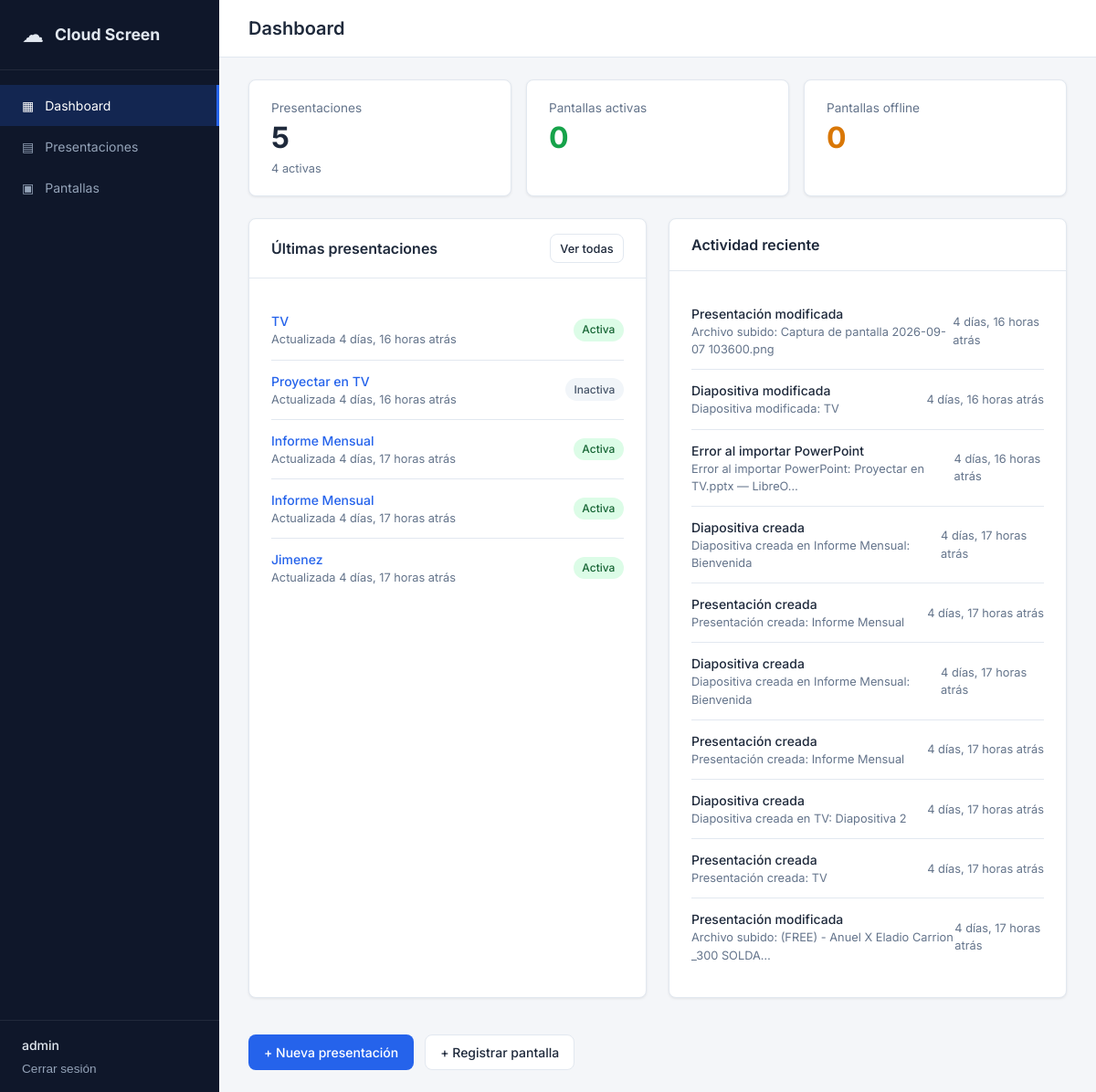
The app's page / (signed in) with its own data.
### app/presentations/models.py (models this page shows, shortened)
class Presentation(models.Model):
    class Status(models.TextChoices):
        ACTIVE = "active", "Activa"
        INACTIVE = "inactive", "Inactiva"
    class SourceType(models.TextChoices):
        MANUAL = "manual", "Manual"
        POWERPOINT = "powerpoint", "PowerPoint"
    name = models.CharField("Nombre", max_length=200)
    description = models.TextField("Descripción", blank=True)
    status = models.CharField(
        max_length=20,
        choices=Status.choices,
        default=Status.ACTIVE,
    )
    token = models.CharField(max_length=64, unique=True, default=generate_presentation_token, editable=False)
    source_type = models.CharField(
        max_length=20,
        choices=SourceType.choices,
        default=SourceType.MANUAL,
    )
    created_by = models.ForeignKey(
        settings.AUTH_USER_MODEL,
        on_delete=models.SET_NULL,
        null=True,
        blank=True,
        related_name="presentations",
    )
    created_at = models.DateTimeField(auto_now_add=True)
    updated_at = models.DateTimeField(auto_now=True)
    class Meta:
        ordering = ["-updated_at"]
        verbose_name = "Presentación"
        verbose_name_plural = "Presentaciones"

### app/core/models.py (models this page shows, shortened)
class EventLog(models.Model):
    class EventType(models.TextChoices):
        PRESENTATION_CREATED = "presentation_created", "Presentación creada"
        PRESENTATION_UPDATED = "presentation_updated", "Presentación modificada"
        PRESENTATION_DELETED = "presentation_deleted", "Presentación eliminada"
        PRESENTATION_DUPLICATED = "presentation_duplicated", "Presentación duplicada"
        PRESENTATION_TOGGLED = "presentation_toggled", "Estado de presentación cambiado"
        PRESENTATION_IMPORTED = "presentation_imported", "Presentación importada desde PowerPoint"
        PRESENTATION_IMPORT_FAILED = "presentation_import_failed", "Error al importar PowerPoint"
        SLIDE_CREATED = "slide_created", "Diapositiva creada"
        SLIDE_UPDATED = "slide_updated", "Diapositiva modificada"
        SLIDE_DELETED = "slide_deleted", "Diapositiva eliminada"
        SLIDE_REORDERED = "slide_reordered", "Diapositivas reordenadas"
        SCREEN_CONNECTED = "screen_connected", "Pantalla conectada"
        SCREEN_DISCONNECTED = "screen_disconnected", "Pantalla desconectada"
        SCREEN_PRESENTATION_CHANGED = "screen_presentation_changed", "Cambio de presentación en pantalla"
    event_type = models.CharField(max_length=50, choices=EventType.choices)
    message = models.TextField()
    user = models.ForeignKey(
        settings.AUTH_USER_MODEL,
        on_delete=models.SET_NULL,
        null=True,
        blank=True,
        related_name="event_logs",
    )
    presentation = models.ForeignKey(
        "presentations.Presentation",
        on_delete=models.SET_NULL,
        null=True,
        blank=True,
        related_name="event_logs",
    )
    screen = models.ForeignKey(
        "screens.Screen",
        on_delete=models.SET_NULL,
        null=True,
        blank=True,
        related_name="event_logs",
    )
    metadata = models.JSONField(default=dict, blank=True)
    created_at = models.DateTimeField(auto_now_add=True)
    class Meta:
        ordering = ["-created_at"]
        verbose_name = "Registro de evento"
        verbose_name_plural = "Registros de eventos"

### app/core/views.py (the view)
# urls.py: path("", views.dashboard, name="dashboard"),
@login_required
def dashboard(request):
    stats = DashboardService.get_stats()
    return render(request, "core/dashboard.html", {"stats": stats})

### app/core/services/dashboard_service.py (called while the page is built)
    @staticmethod
    def get_stats():
        now = timezone.now()
        offline_threshold = now - timezone.timedelta(seconds=60)
        presentations = Presentation.objects.all()
        screens = Screen.objects.all()
        connected_screens = screens.filter(
            Q(status=Screen.Status.CONNECTED)
            | Q(last_seen__gte=offline_threshold)
        ).distinct()
        return {
            "total_presentations": presentations.count(),
            "active_presentations": presentations.filter(status=Presentation.Status.ACTIVE).count(),
            "connected_screens": connected_screens.count(),
            "offline_screens": screens.count() - connected_screens.count(),
            "recent_presentations": presentations.order_by("-updated_at")[:5],
            "recent_events": EventLog.objects.select_related("user", "presentation", "screen")[:10],
        }

### templates/core/dashboard.html
{% extends "base.html" %}
{% block page_title %}Dashboard{% endblock %}
{% block content %}
<div class="stats-grid">
    <div class="stat-card">
        <div class="stat-label">Presentaciones</div>
        <div class="stat-value">{{ stats.total_presentations }}</div>
        <div class="stat-meta">{{ stats.active_presentations }} activas</div>
    </div>
    <div class="stat-card stat-success">
        <div class="stat-label">Pantallas activas</div>
        <div class="stat-value">{{ stats.connected_screens }}</div>
    </div>
    <div class="stat-card stat-warning">
        <div class="stat-label">Pantallas offline</div>
        <div class="stat-value">{{ stats.offline_screens }}</div>
    </div>
</div>
<div class="grid-2">
    <div class="card">
        <div class="card-header">
            <h2>Últimas presentaciones</h2>
            <a href="{% url 'presentations:list' %}" class="btn btn-sm btn-outline">Ver todas</a>
        </div>
        <div class="card-body">
            {% if stats.recent_presentations %}
            <ul class="list-items">
                {% for p in stats.recent_presentations %}
                <li class="list-item">
                    <div>
                        <a href="{% url 'presentations:editor' p.pk %}" class="item-title">{{ p.name }}</a>
                        <span class="item-meta">Actualizada {{ p.updated_at|timesince }} atrás</span>
                    </div>
                    <span class="badge badge-{{ p.status }}">{{ p.get_status_display }}</span>
                </li>
                {% endfor %}
            </ul>
            {% else %}
            <p class="empty-state">No hay presentaciones aún. <a href="{% url 'presentations:create' %}">Crear la primera</a></p>
            {% endif %}
        </div>
    </div>
    <div class="card">
        <div class="card-header">
            <h2>Actividad reciente</h2>
        </div>
        <div class="card-body">
            {% if stats.recent_events %}
            <ul class="list-items">
                {% for event in stats.recent_events %}
                <li class="list-item">
                    <div>
                        <span class="item-title">{{ event.get_event_type_display }}</span>
                        <span class="item-meta">{{ event.message|truncatechars:60 }}</span>
                    </div>
                    <span class="item-meta">{{ event.created_at|timesince }} atrás</span>
                </li>
                {% endfor %}
            </ul>
            {% else %}
            <p class="empty-state">Sin actividad registrada.</p>
            {% endif %}
        </div>
    </div>
</div>
<div class="quick-actions">
    <a href="{% url 'presentations:create' %}" class="btn btn-primary">+ Nueva presentación</a>
    <a href="{% url 'screens:create' %}" class="btn btn-outline">+ Registrar pantalla</a>
</div>
{% endblock %}

### templates/base.html (shortened to what this page needs)
{% load static %}
<!DOCTYPE html>
<html lang="es">
<head>
    <link rel="stylesheet" href="{% static 'css/main.css' %}">
</head>
<body class="{% block body_class %}{% endblock %}">
    {% if user.is_authenticated %}
    <div class="app-layout">
        <aside class="sidebar">
            <div class="sidebar-brand">
                <span class="brand-icon">☁</span>
                <span class="brand-text">Cloud Screen</span>
            </div>
            <nav class="sidebar-nav">
                <a href="{% url 'core:dashboard' %}" class="nav-link {% if request.resolver_match.url_name == 'dashboard' %}active{% endif %}">
                    <span class="nav-icon">▦</span> Dashboard
                </a>
                <a href="{% url 'presentations:list' %}" class="nav-link {% if 'presentations' in request.path and '/p/' not in request.path %}active{% endif %}">
                    <span class="nav-icon">▤</span> Presentaciones
                </a>
                <a href="{% url 'screens:list' %}" class="nav-link {% if 'screens' in request.path %}active{% endif %}">
                    <span class="nav-icon">▣</span> Pantallas
                </a>
            </nav>
            <div class="sidebar-footer">
                <div class="user-info">
                    <span class="user-name">{{ user.username }}</span>
                    <form method="post" action="{% url 'accounts:logout' %}">
                        <button type="submit" class="btn-link">Cerrar sesión</button>
                    </form>
                </div>
            </div>
        </aside>
        <div class="main-wrapper">
            <header class="topbar">
                <h1 class="page-title">{% block page_title %}Dashboard{% endblock %}</h1>
            </header>
            <main class="main-content">
                {% block content %}{% endblock %}
            </main>
        </div>
    </div>
    {% else %}
    {% block auth_content %}{% endblock %}
    {% endif %}
</body>
</html>

### static/css/main.css (style rules this page uses)
:root { --color-bg: #f4f6f9; --color-surface: #ffffff; --color-border: #e2e8f0; --color-text: #1e293b; --color-text-muted: #64748b; --color-primary: #2563eb; --color-primary-hover: #1d4ed8; --color-success: #16a34a; --color-warning: #d97706; --color-danger: #dc2626; --sidebar-width: 240px; --radius: 8px; --shadow: 0 1px 3px rgba(0,0,0,.08); }
* { box-sizing: border-box; margin: 0; padding: 0; }
body { font-family: 'Inter', -apple-system, BlinkMacSystemFont, sans-serif; background: var(--color-bg); color: var(--color-text); line-height: 1.5; font-size: 14px; }
a { color: var(--color-primary); text-decoration: none; }
.app-layout { display: flex; min-height: 100vh; }
.sidebar { width: var(--sidebar-width); background: #0f172a; color: #e2e8f0; display: flex; flex-direction: column; position: fixed; top: 0; left: 0; bottom: 0; z-index: 100; }
.sidebar-brand { padding: 1.25rem 1.5rem; display: flex; align-items: center; gap: .75rem; border-bottom: 1px solid rgba(255,255,255,.08); }
.brand-icon { font-size: 1.5rem; }
.brand-text { font-weight: 700; font-size: 1.1rem; }
.sidebar-nav { flex: 1; padding: 1rem 0; }
.nav-link { display: flex; align-items: center; gap: .75rem; padding: .75rem 1.5rem; color: #94a3b8; text-decoration: none; transition: all .15s; }
.nav-link.active { background: rgba(37,99,235,.2); color: #fff; border-right: 3px solid var(--color-primary); }
.sidebar-footer { padding: 1rem 1.5rem; border-top: 1px solid rgba(255,255,255,.08); }
.user-name { display: block; font-weight: 500; margin-bottom: .25rem; }
.btn-link { background: none; border: none; color: #94a3b8; cursor: pointer; font-size: .85rem; padding: 0; }
.main-wrapper { margin-left: var(--sidebar-width); flex: 1; display: flex; flex-direction: column; min-height: 100vh; }
.topbar { background: var(--color-surface); border-bottom: 1px solid var(--color-border); padding: 1rem 2rem; display: flex; align-items: center; justify-content: space-between; position: sticky; top: 0; z-index: 50; }
.page-title { font-size: 1.25rem; font-weight: 600; }
.main-content { padding: 1.5rem 2rem; flex: 1; }
.card { background: var(--color-surface); border: 1px solid var(--color-border); border-radius: var(--radius); box-shadow: var(--shadow); margin-bottom: 1.5rem; }
.card-header { padding: 1rem 1.5rem; border-bottom: 1px solid var(--color-border); display: flex; align-items: center; justify-content: space-between; }
.card-header h2 { font-size: 1rem; font-weight: 600; }
.card-body { padding: 1.5rem; }
.stats-grid { display: grid; grid-template-columns: repeat(auto-fit, minmax(200px, 1fr)); gap: 1rem; margin-bottom: 1.5rem; }
.stat-card { background: var(--color-surface); border: 1px solid var(--color-border); border-radius: var(--radius); padding: 1.25rem 1.5rem; box-shadow: var(--shadow); }
.stat-label { color: var(--color-text-muted); font-size: .85rem; margin-bottom: .25rem; }
.stat-value { font-size: 2rem; font-weight: 700; line-height: 1.2; }
.stat-meta { color: var(--color-text-muted); font-size: .8rem; margin-top: .25rem; }
.stat-success .stat-value { color: var(--color-success); }
.stat-warning .stat-value { color: var(--color-warning); }
.grid-2 { display: grid; grid-template-columns: repeat(auto-fit, minmax(320px, 1fr)); gap: 1.5rem; }
.list-items { list-style: none; }
.list-item { display: flex; align-items: center; justify-content: space-between; padding: .75rem 0; border-bottom: 1px solid var(--color-border); }
.list-item:last-child { border-bottom: none; }
.item-title { display: block; font-weight: 500; }
.item-meta { display: block; font-size: .8rem; color: var(--color-text-muted); }
.badge { display: inline-block; padding: .2rem .6rem; border-radius: 999px; font-size: .75rem; font-weight: 500; }
.badge-active { background: #dcfce7; color: #166534; }
.badge-inactive { background: #f1f5f9; color: #475569; }
.btn { display: inline-flex; align-items: center; justify-content: center; padding: .5rem 1rem; border-radius: var(--radius); font-size: .875rem; font-weight: 500; border: 1px solid transparent; cursor: pointer; text-decoration: none; transition: all .15s; font-family: inherit; }
.btn-primary { background: var(--color-primary); color: #fff; }
.btn-outline { background: #fff; border-color: var(--color-border); color: var(--color-text); }
.btn-sm { padding: .35rem .65rem; font-size: .8rem; }
.quick-actions { display: flex; gap: .75rem; margin-top: 1rem; }

### records on screen
Presentation: name "TV", updated_at "4 días, 16 horas", status "Activa"
Presentation: name "Proyectar en TV", updated_at "4 días, 16 horas", status "Inactiva"
Presentation: name "Informe Mensual", updated_at "4 días, 17 horas", status "Activa"
Presentation: name "Informe Mensual", updated_at "4 días, 17 horas", status "Activa"
Presentation: name "Jimenez", updated_at "4 días, 17 horas", status "Activa"
EventLog: event_type "Presentación modificada", message "Archivo subido: Captura de pantalla 2026-09-07 103600.png", created_at "4 días, 16 horas"
EventLog: event_type "Diapositiva modificada", message "Diapositiva modificada: TV", created_at "4 días, 16 horas"
EventLog: event_type "Error al importar PowerPoint", message "Error al importar PowerPoint: Proyectar en TV.pptx — LibreO…", created_at "4 días, 16 horas"
EventLog: event_type "Diapositiva creada", message "Diapositiva creada en Informe Mensual: Bienvenida", created_at "4 días, 17 horas"
EventLog: event_type "Presentación creada", message "Presentación creada: Informe Mensual", created_at "4 días, 17 horas"
EventLog: event_type "Diapositiva creada", message "Diapositiva creada en Informe Mensual: Bienvenida", created_at "4 días, 17 horas"
EventLog: event_type "Presentación creada", message "Presentación creada: Informe Mensual", created_at "4 días, 17 horas"
EventLog: event_type "Diapositiva creada", message "Diapositiva creada en TV: Diapositiva 2", created_at "4 días, 17 horas"
EventLog: event_type "Presentación creada", message "Presentación creada: TV", created_at "4 días, 17 horas"
EventLog: event_type "Presentación modificada", message "Archivo subido: (FREE) - Anuel X Eladio Carrion _300 SOLDA…", created_at "4 días, 17 horas"

### other values on screen
{{ user.username }} "admin"
{{ stats.total_presentations }} "5"
{{ stats.active_presentations }} "4"
{{ stats.connected_screens }} "0"
{{ stats.offline_screens }} "0"
